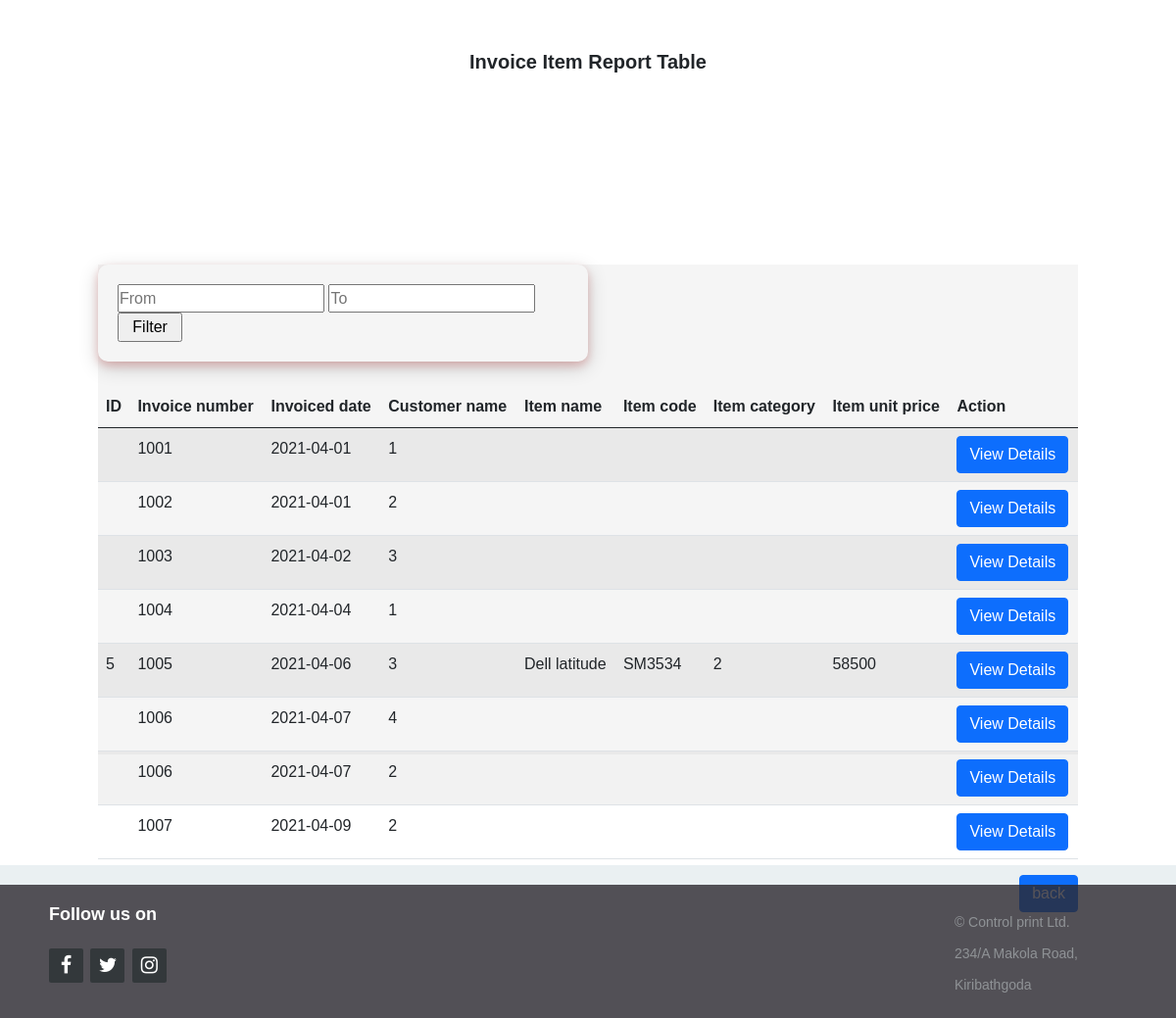
/invoiceitemread.php, run on the app's committed database.
### tables this page shows
CREATE TABLE `invoice` (
  `id` int(11) NOT NULL,
  `date` date DEFAULT NULL,
  `time` time DEFAULT NULL,
  `invoice_no` varchar(50) DEFAULT NULL,
  `customer` varchar(10) DEFAULT NULL,
  `item_count` varchar(50) DEFAULT NULL,
  `amount` varchar(50) DEFAULT NULL
);

CREATE TABLE `item` (
  `id` int(11) NOT NULL,
  `item_code` varchar(20) NOT NULL,
  `item_category` varchar(20) NOT NULL,
  `item_subcategory` varchar(20) NOT NULL,
  `item_name` varchar(20) NOT NULL,
  `quantity` varchar(20) NOT NULL,
  `unit_price` varchar(20) NOT NULL
);

### php/invoiceitemread.php (called while the page is built)
<?php
include "db_conn.php";
$sql = "SELECT * FROM invoice LEFT JOIN item c on (c.id = invoice.id)  ";
$result = mysqli_query($conn, $sql);

### invoiceitemread.php (the view, shortened to what this page needs)
<?php include "php/invoiceitemread.php";  ?>
<?php
$toDate=$fromDate="";
?>
<!DOCTYPE html>
<html>
<head>
  <link href="https://cdn.jsdelivr.net/npm/bootstrap@5.0.0-beta3/dist/css/bootstrap.min.css" rel="stylesheet">
  <link rel="stylesheet" href="sstyle.css">
  <link rel="stylesheet" href="styles/footer.css">
  <link rel="stylesheet" href="//code.jquery.com/ui/1.13.2/themes/base/jquery-ui.css">
  <link rel="stylesheet" href="http://maxcdn.bootstrapcdn.com/font-awesome/4.2.0/css/font-awesome.min.css">
</head>
<body>
  <link rel="stylesheet" type="text/css" href="styles/header.css">
  <br>
  <br>
  <h5><b>
      <center>Invoice Item Report Table</center>
    </b>
  </h5>
  <div class="container">
    <div class="box">
      <?php if (mysqli_num_rows($result)) { ?>
      <div class="form-group">
      <form method= "post">
        <input type="text" id="from" name="from"  placeholder="From" required  value="<?php echo $fromDate?>">
        <input type="text" id="to" name="to"  placeholder="To" required  value="<?php echo $toDate?>">
        <input type="submit" name="submit" value="   Filter   ">
      </form>
      </div>
      <br>
        <table class="table table-striped">
          <thead>
            <tr>
              <th scope="col">ID</th>
              <th scope="col">Invoice number</th>
              <th scope="col">Invoiced date</th>
              <th scope="col">Customer name</th>
              <th scope="col">Item name</th>
              <th scope="col">Item code</th>
              <th scope="col">Item category</th>
              <th scope="col">Item unit price</th>
              <th scope="col">Action</th>
            </tr>
          </thead>
          <tbody>
            <?php
            while ($rows = mysqli_fetch_assoc($result)) {
            ?>
              <tr>
                <td><?php echo $rows['id']; ?></td>
                <td><?php echo $rows['invoice_no'] ?></td>
                <td><?php echo $rows['date']; ?></td>
                <td><?php echo $rows['customer']; ?></td>
                <td><?php echo $rows['item_name']; ?></td>
                <td><?php echo $rows['item_code']; ?></td>
                <td><?php echo $rows['item_category']; ?></td>
                <td><?php echo $rows['unit_price']; ?></td>
                <td><a href="viewDetailsinvoiceitem.php?id=<?= $rows['id'] ?>" class="btn btn-primary">View Details</a></td>
              </tr>
            <?php   } ?>
          </tbody>
        </table>
      <?php   } ?>
      <div class="link-right">
        <a href="index.php" class="btn btn-primary">back</a>
      </div>
    </div>
  </div>
  <footer class="footer-distributed">
    <div class="footer-right">
      <p class="footer-company-about">
        <span>Follow us on</span>
      </p>
      <div class="footer-icons">
        <a href="#"><i class="fa fa-facebook"></i></a>
        <a href="#"><i class="fa fa-twitter"></i></a>
        <a href="#"><i class="fa fa-instagram"></i></a>
      </div>
    </div>
    <div class="footer-left">
      <div class="footer-company-name">
        <p>© Control print Ltd.</p>
        <p>234/A Makola Road,</p>
        <p>Kiribathgoda</p>
      </div>
    </div>
  </footer>
</body>
</html>

### sstyle.css (style rules this page uses)
body { margin: 0; padding: 0; background-size: cover; background-position: center; font-family: sans-serif; }
.container { min-height: 100vh; display: flex; justify-content: right; align-items: center; flex-direction: column; }
.container form { width: 500px; padding: 20px; border-radius: 10px; box-shadow: 0 4px 8px 0 rgba(204, 11, 11, 0.2), 0 6px 20px 0 rgba(0, 0, 0, 0.19); }
.box { width: 1000px; height: 500px; background: rgb(245, 245, 245); color: #fff; top: 50%; left: 50%; position: absolute; transform: translate(-50%, -50%); box-sizing: border-box; }
.container table { padding: 20px; border-radius: 10px; box-shadow: 0 4px 8px 0 rgba((0), 0, 0, 0.2), 0 6px 20px 0 rgba(0, 0, 0, 0.19); }
.link-right { display: flex; justify-content: flex-end; }

### styles/footer.css (style rules this page uses)
* { padding:0; margin:0; }
html { background-color: #eaf0f2; }
body { font:16px/1.6 Arial, sans-serif; }
footer { position: fixed; bottom: 0; }
.footer-distributed { background-color: rgba(44, 41, 47, 0.8); box-sizing: border-box; width: 100%; text-align: left; font: bold 16px sans-serif; padding: 20px 50px 10px 50px; margin-top: 20px; }
.footer-distributed .footer-left, .footer-distributed .footer-center, .footer-distributed .footer-right { display: inline-block; vertical-align: top; }
.footer-distributed .footer-left { width: 30%; }
.footer-distributed .footer-company-name { color: #8f9296; font-size: 14px; font-weight: normal; margin: 0; padding-left:200px; padding-top:10px; }
.footer-distributed .footer-right { width: 30%; }
.footer-distributed .footer-icons { margin-top: 25px; }
.footer-distributed .footer-icons a { display: inline-block; width: 35px; height: 35px; cursor: pointer; background-color: #33383b; border-radius: 2px; font-size: 20px; color: #ffffff; text-align: center; line-height: 35px; margin-right: 3px; margin-bottom: 5px; }
.footer-distributed .footer-company-about { line-height: 20px; color: #92999f; font-size: 13px; font-weight: normal; margin: 0; }
.footer-distributed .footer-company-about span { display: block; color: #ffffff; font-size: 18px; font-weight: bold; margin-bottom: 20px; }

### styles/header.css (style rules this page uses)
* { box-sizing: border-box; }
body { margin: 0; font-family: Arial, Helvetica, sans-serif; }

### data on the page
invoice: invoice_no "1001", date "2021-04-01", customer "1"
invoice: invoice_no "1002", date "2021-04-01", customer "2"
invoice: invoice_no "1003", date "2021-04-02", customer "3"
invoice: invoice_no "1004", date "2021-04-04", customer "1"
invoice: item.id "5", invoice_no "1005", date "2021-04-06", customer "3", item.item_name "Dell latitude", item.item_code "SM3534", item.item_category "2", item.unit_price "58500"
invoice: invoice_no "1006", date "2021-04-07", customer "4"
invoice: invoice_no "1006", date "2021-04-07", customer "2"
invoice: invoice_no "1007", date "2021-04-09", customer "2"
